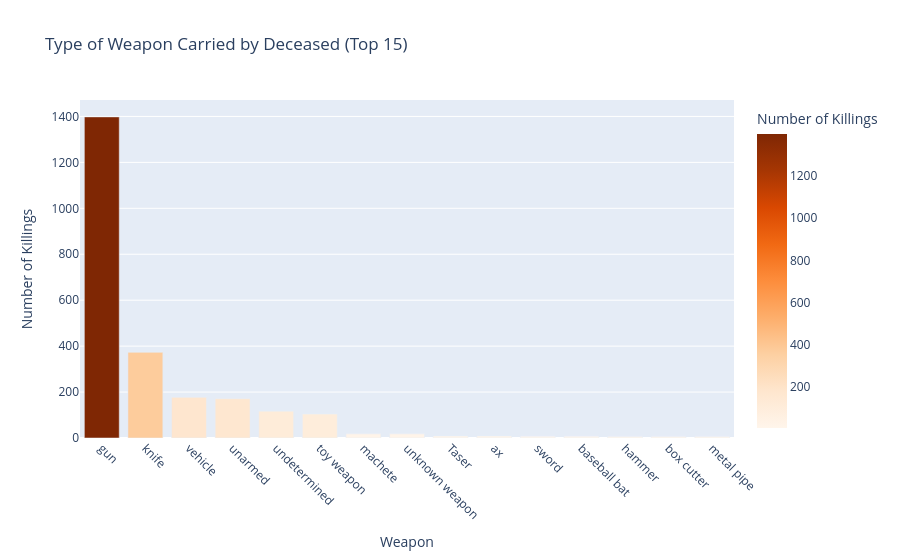

The cell this chart's notebook holds for it:
### Code cell
weapon_counts = df_fatalities['armed'].value_counts().reset_index()
weapon_counts.columns = ['weapon', 'count']

fig = px.bar(
    weapon_counts.head(15),
    x='weapon',
    y='count',
    title='Type of Weapon Carried by Deceased (Top 15)',
    labels={'weapon': 'Weapon', 'count': 'Number of Killings'},
    color='count',
    color_continuous_scale='oranges'
)
fig.update_layout(xaxis_tickangle=45)
fig.show()

### Figure 1 — Plotly figure (JSON) as saved in the notebook; plotly's stock layout.template omitted (floating-point values rounded to 4 significant figures)
{"data": [{"hovertemplate": "Weapon=%{x}<br>Number of Killings=%{marker.color}<extra></extra>", "legendgroup": "", "marker": {"color": [1398, 373, 177, 171, 117, 104, 18, 18, 9, 9, 8, 8, 7, 7, 7], "coloraxis": "coloraxis", "pattern": {"shape": ""}}, "name": "", "orientation": "v", "showlegend": false, "textposition": "auto", "type": "bar", "x": ["gun", "knife", "vehicle", "unarmed", "undetermined", "toy weapon", "machete", "unknown weapon", "Taser", "ax", "sword", "baseball bat", "hammer", "box cutter", "metal pipe"], "xaxis": "x", "y": [1398, 373, 177, 171, 117, 104, 18, 18, 9, 9, 8, 8, 7, 7, 7], "yaxis": "y"}], "layout": {"barmode": "relative", "coloraxis": {"colorbar": {"title": {"text": "Number of Killings"}}, "colorscale": [[0, "rgb(255,245,235)"], [0.125, "rgb(254,230,206)"], [0.25, "rgb(253,208,162)"], [0.375, "rgb(253,174,107)"], [0.5, "rgb(253,141,60)"], [0.625, "rgb(241,105,19)"], [0.75, "rgb(217,72,1)"], [0.875, "rgb(166,54,3)"], [1, "rgb(127,39,4)"]]}, "legend": {"tracegroupgap": 0}, "title": {"text": "Type of Weapon Carried by Deceased (Top 15)"}, "xaxis": {"anchor": "y", "domain": [0, 1], "tickangle": 45, "title": {"text": "Weapon"}}, "yaxis": {"anchor": "x", "domain": [0, 1], "title": {"text": "Number of Killings"}}}}
